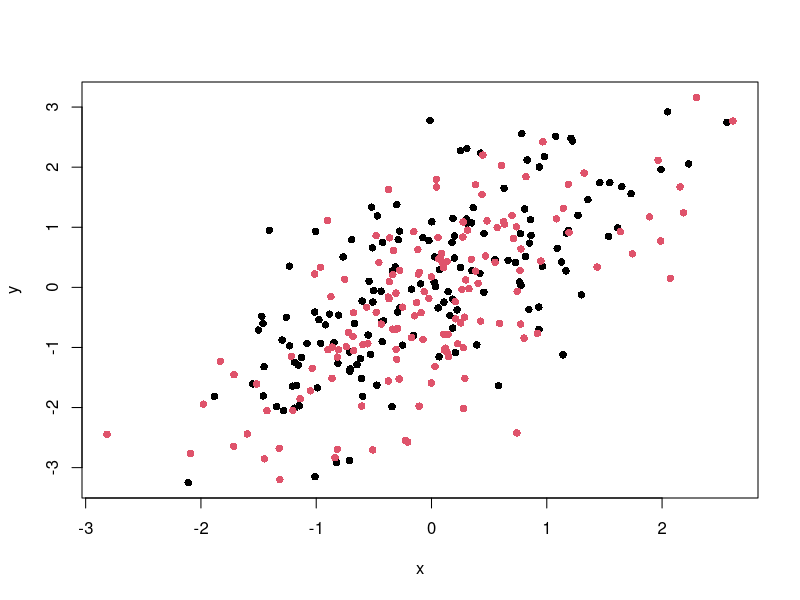
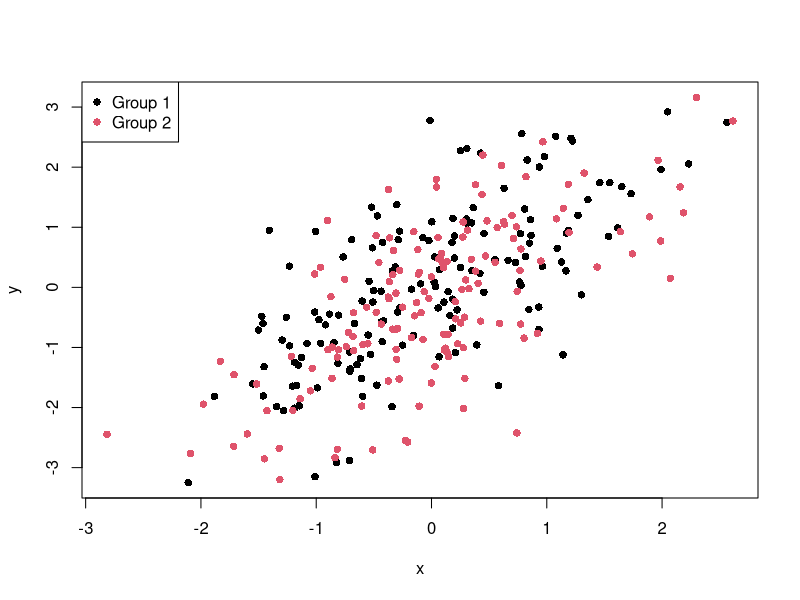
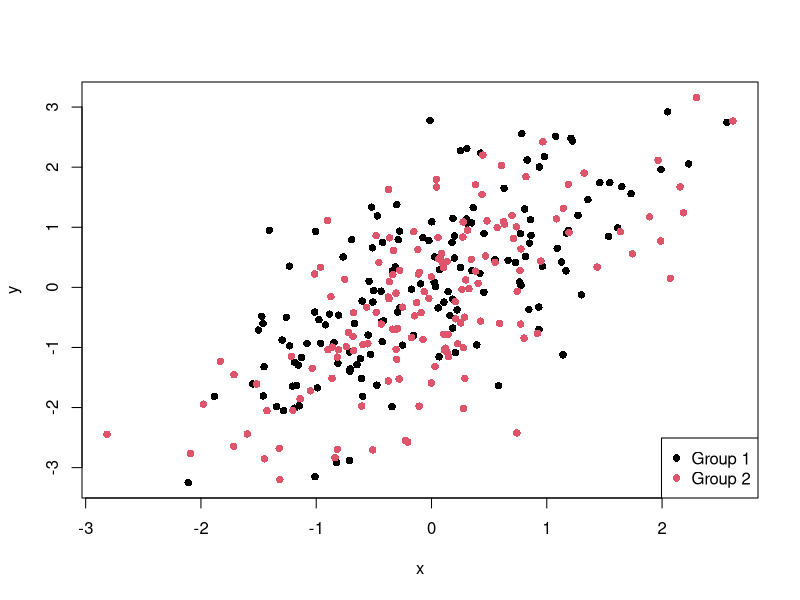
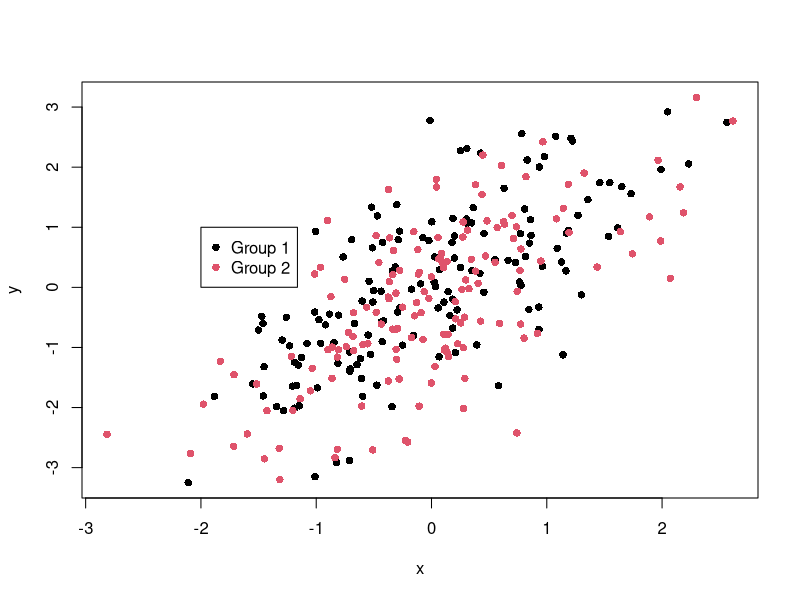
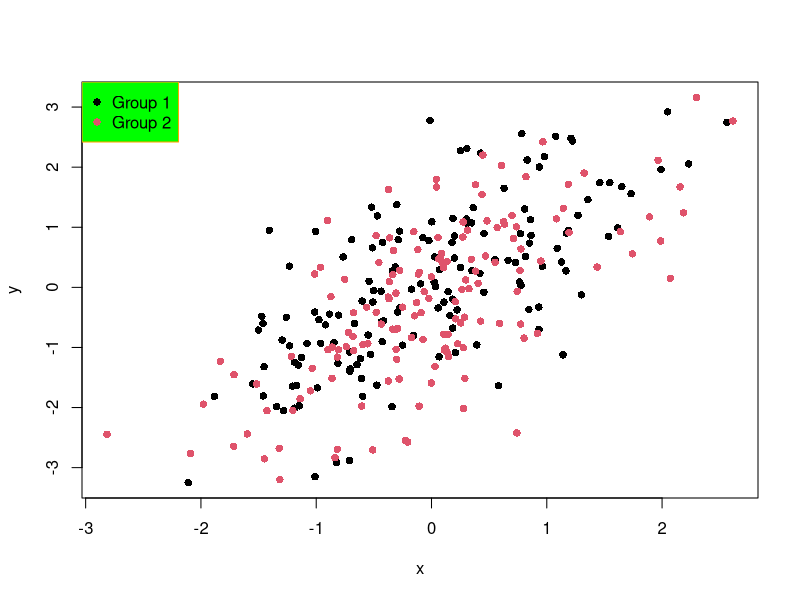
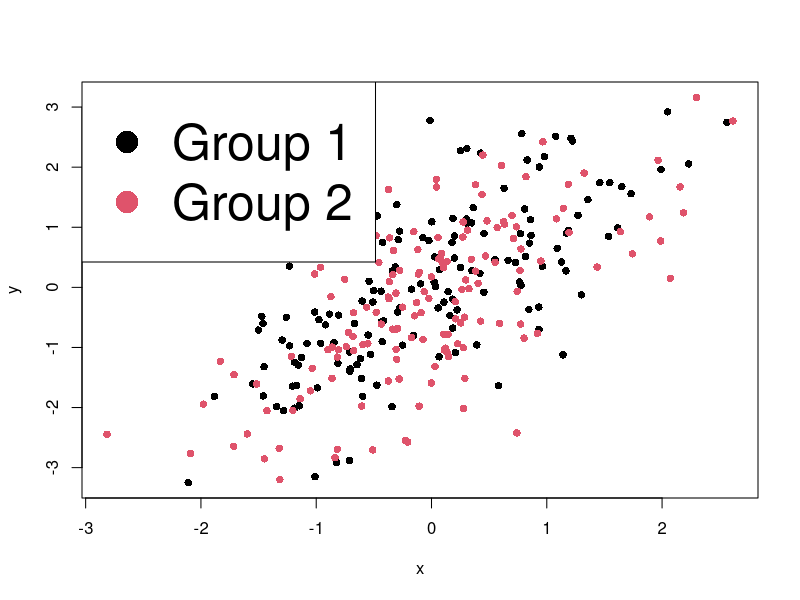
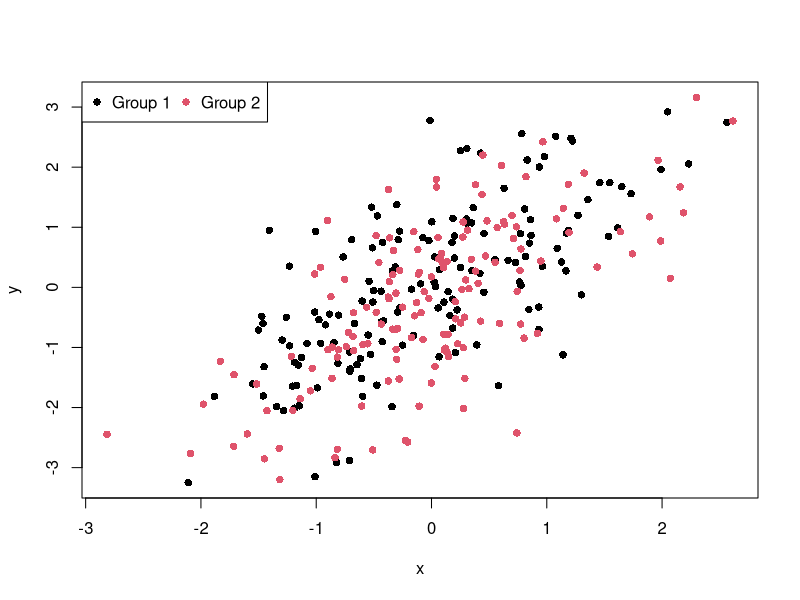
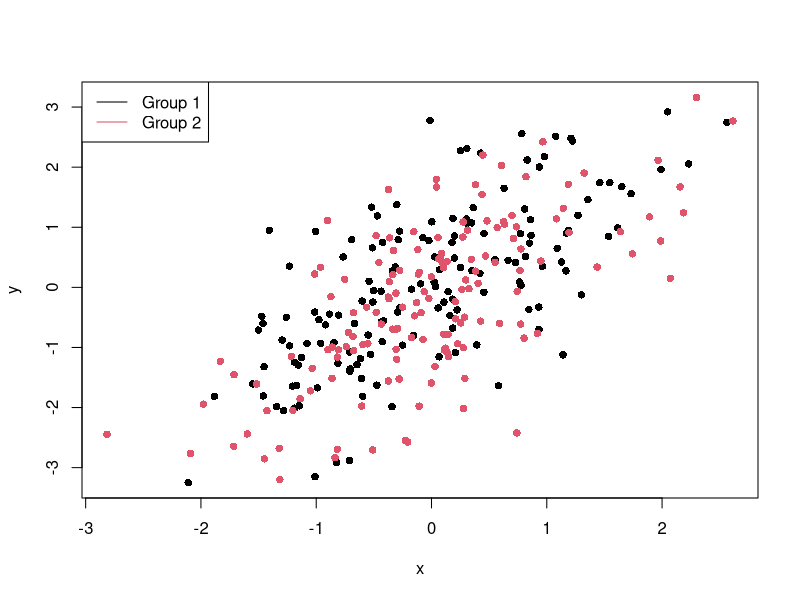

Reproduce these figures in R, in order.

# This is created by jamal hussian shah topic I’ll show how to add a legend to a plot using the legend() function in the R programming language.



set.seed(298346)                     # Create example data
x <- rnorm(300)
y <- rnorm(300) + x
group <- rep(1:2, each = 150)



plot(x, y, pch = 16, col = group)    # Plot example data


# Adding Simple Legend to Plot


plot(x, y, pch = 16, col = group)    # Draw plot without legend
legend("topleft",                    # Add legend to plot
       legend = c("Group 1", "Group 2"),
       col = 1:2,
       pch = 16)


# Adjusting Legend Position

plot(x, y, pch = 16, col = group)    # Draw plot without legend
legend("bottomright",                # Add legend to plot
       legend = c("Group 1", "Group 2"),
       col = 1:2,
       pch = 16)



#Manually Specify X- & Y-Coordinates of Legend
plot(x, y, pch = 16, col = group)    # Draw plot without legend
legend(x = - 2, y = 1,               # Add legend to plot
       legend = c("Group 1", "Group 2"),
       col = 1:2,
       pch = 16)

# Changing Background & Border Colors of Legend
plot(x, y, pch = 16, col = group)    # Draw plot without legend
legend("topleft",                    # Add legend to plot
       legend = c("Group 1", "Group 2"),
       col = 1:2,
       pch = 16,
       box.col = "orange",
       bg = "green")


# Increasing Legend Size
plot(x, y, pch = 16, col = group)    # Draw plot without legend
legend("topleft",                    # Add legend to plot
       legend = c("Group 1", "Group 2"),
       col = 1:2,
       pch = 16,
       cex = 3)


# Drawing Horizontal Legend
plot(x, y, pch = 16, col = group)    # Draw plot without legend
legend("topleft",                    # Add legend to plot
       legend = c("Group 1", "Group 2"),
       col = 1:2,
       pch = 16,
       horiz = TRUE)

#  Changing Point / Line Type of Legend
plot(x, y, pch = 16, col = group)    # Draw plot without legend
legend("topleft",                    # Add legend to plot
       legend = c("Group 1", "Group 2"),
       col = 1:2,
       lty = 1)

# Multiple Line Types in Same Legend
plot(x, y, pch = 16, col = group)    # Draw plot without legend
legend("topleft",                    # Add legend to plot
       legend = c("Group 1", "Group 2"),
       col = 1:2,
       lty = 1:2)